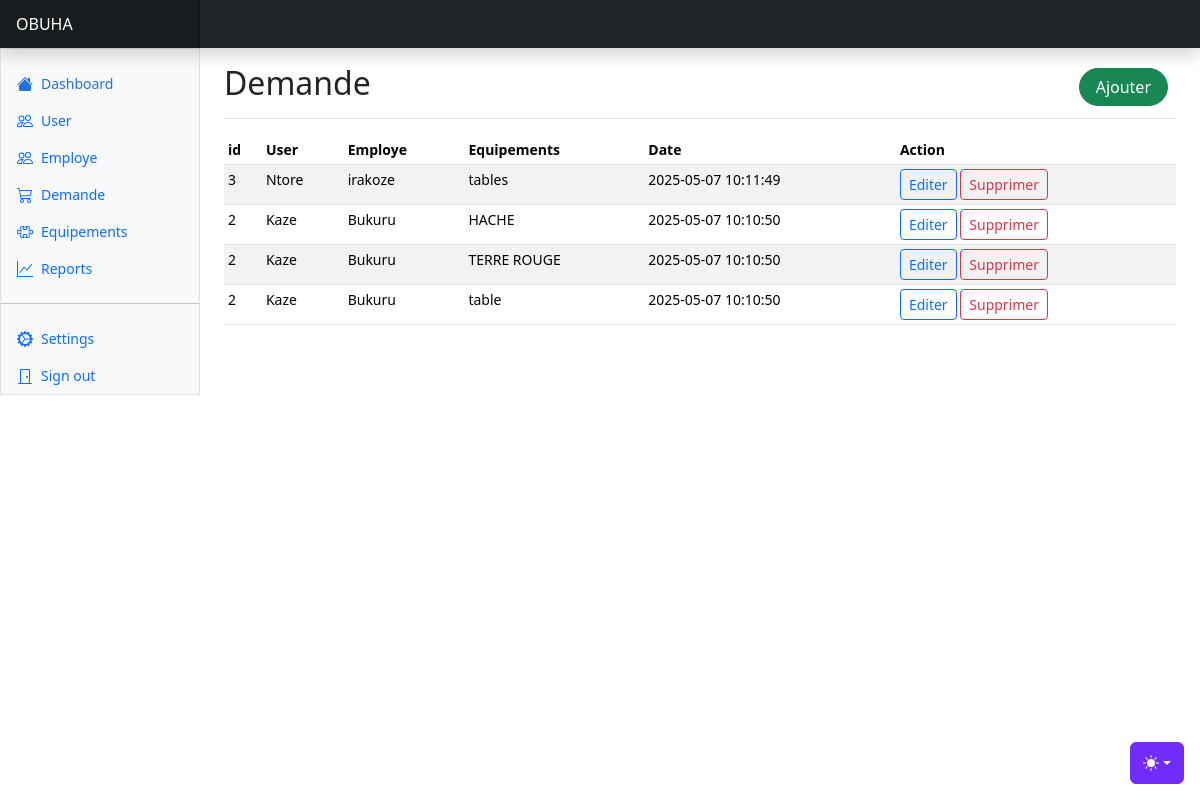
/demande.php (signed in), run on the app's committed database.
### tables this page shows
CREATE TABLE `demande` (
  `id` int(11) NOT NULL,
  `equipement_id` int(11) DEFAULT NULL,
  `employe_id` int(11) DEFAULT NULL,
  `user_id` int(11) DEFAULT NULL,
  `date` timestamp NOT NULL DEFAULT current_timestamp() ON UPDATE current_timestamp()
);

CREATE TABLE `user` (
  `id` int(20) NOT NULL,
  `nom` varchar(40) NOT NULL,
  `prenom` varchar(35) NOT NULL,
  `adresse` varchar(40) NOT NULL,
  `tel` int(11) NOT NULL,
  `email` varchar(20) NOT NULL,
  `password` int(11) NOT NULL
);

CREATE TABLE `employe` (
  `id` int(11) NOT NULL,
  `nom_emp` varchar(40) NOT NULL,
  `prenom_emp` varchar(40) NOT NULL,
  `user_id` int(20) NOT NULL,
  `adresse` varchar(30) NOT NULL,
  `fonction` varchar(50) NOT NULL,
  `email` varchar(60) NOT NULL,
  `telephone` int(11) NOT NULL
);

CREATE TABLE `equipement` (
  `id` int(11) NOT NULL,
  `nom_eq` varchar(40) NOT NULL,
  `date` timestamp NOT NULL DEFAULT current_timestamp() ON UPDATE current_timestamp(),
  `user_id` int(20) DEFAULT NULL
);

### demande.php (the view)
<?php require "header.php"; ?>
    <main class="col-md-9 ms-sm-auto col-lg-10 px-md-4">
      <div class="d-flex justify-content-between flex-wrap flex-md-nowrap align-items-center pt-3 pb-2 mb-3 border-bottom">
        <h1 class="h2">Demande</h1>
        <div class="btn-toolbar mb-2 mb-md-0">
          <div class="btn-group me-2">
            <a type="button" class="btn btn-success rounded-pill px-3" href="add_demande.php">Ajouter</a>
          </div>
        </div>
      </div>
      <div class="table-responsive small">
        <table class="table table-striped table-sm">
          <thead>
             <tr>
              <th scope="col">id</th>
              <th scope="col">User</th>
              <th scope="col">Employe</th>
              <th scope="col">Equipements</th>
              <th scope="col">Date</th>
              <th>Action</th>
            </tr>
          </thead>
          <tbody>
            <?php
              $query = $pdo->prepare("SELECT demande.id,user.nom,nom_emp,nom_eq, demande.date from equipement join user on equipement.user_id = user.id join employe on employe.user_id = user.id  join demande on employe_id = employe.id");
              $query->execute();
              $data = $query->fetchAll(PDO::FETCH_ASSOC);
            foreach ($data as $value) {
               ?>
            <tr>
              <td><?php echo $value['id']; ?></td>
              <td><?php echo $value['nom']; ?></td>
              <td><?php echo $value['nom_emp']; ?></td>
              <td><?php echo $value['nom_eq']; ?></td>
              <td><?php echo $value['date']; ?></td>
               <td><a type="button" class="btn btn-sm btn-outline-primary" href="edition.php?edit_demande=<?php echo $value['id']; ?>">Editer</a>
              <a type="button" class="btn btn-sm btn-outline-danger" href="suppression.php?delete_demande=<?php echo $value['id']; ?>">Supprimer</a></td>
            </tr>
          <?php   } ?>
          </tbody>
        </table>
      </div>
    </main>
  </div>
</div>
<?php require "footer.php" ?>

### data on the page
demande: id "3", user.nom "Ntore", employe.nom_emp "irakoze", equipement.nom_eq "tables", date "2025-05-07 10:11:49"
demande: id "2", user.nom "Kaze", employe.nom_emp "Bukuru", equipement.nom_eq "HACHE", date "2025-05-07 10:10:50", equipement.nom_eq "TERRE ROUGE", equipement.nom_eq "table"
